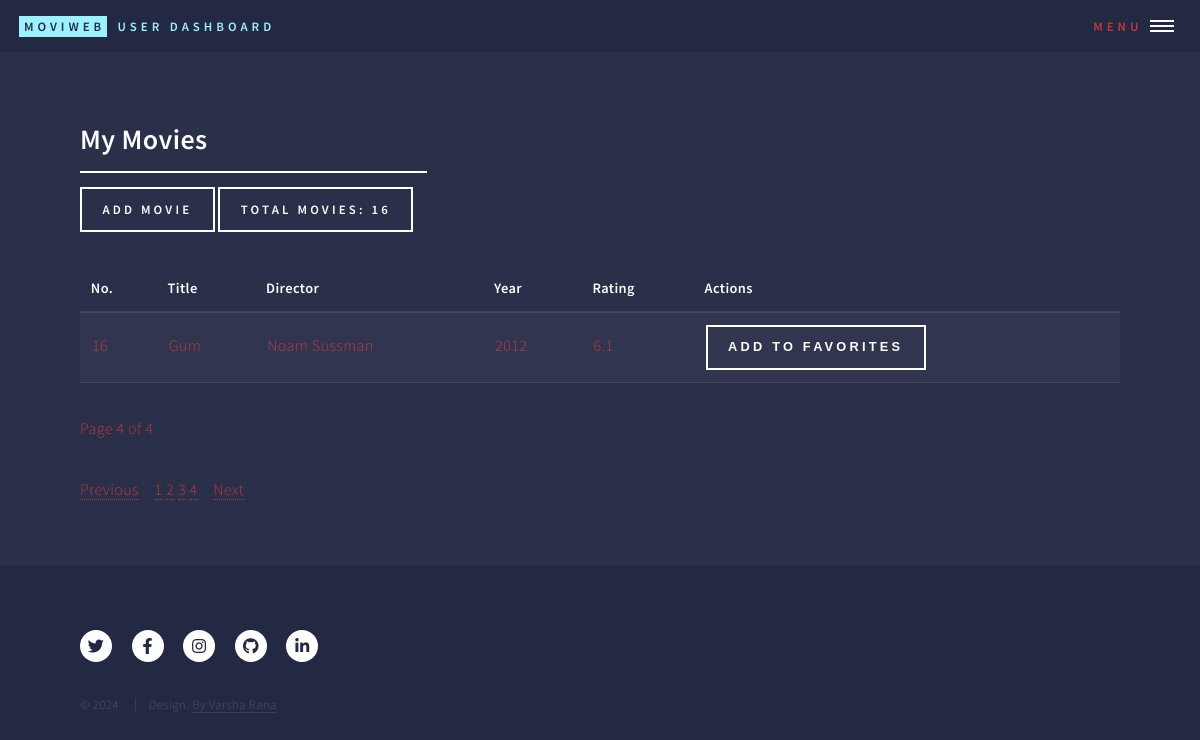
The page /user/my_movies?page=4 (signed in) on the database as committed earlier.
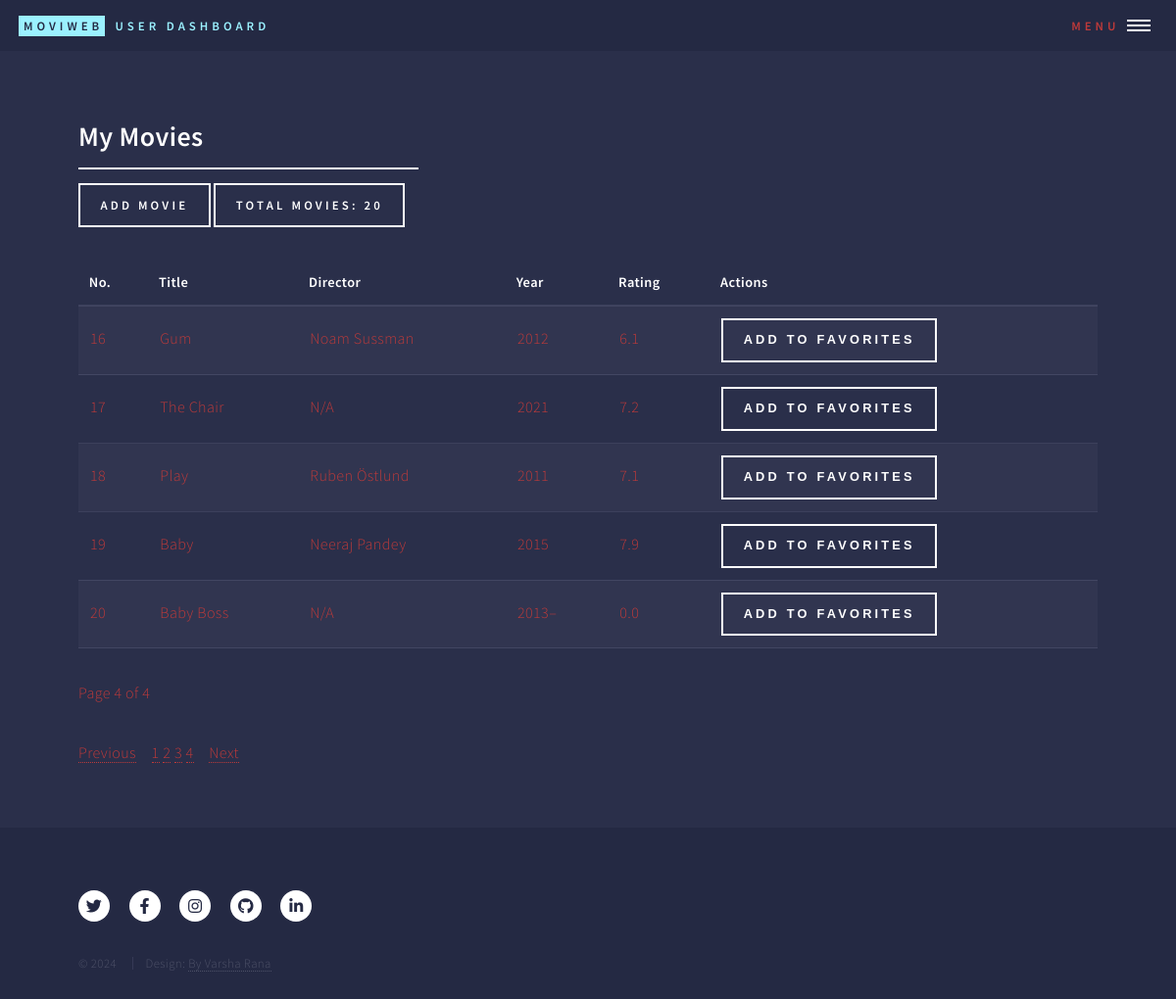
The same page on the database as committed later.
### models.py (models this page shows)
class Movie(db.Model):
    __tablename__ = 'movie'
    id = db.Column(db.Integer, primary_key=True)
    title = db.Column(db.String(100), nullable=False)
    year = db.Column(db.Integer, nullable=False)
    rating = db.Column(db.Float, nullable=False)
    poster = db.Column(db.String(255))  # Optional field to store movie posters
    plot = db.Column(db.Text)  # Optional field to store the plot
    imdbID = db.Column(db.String(255), nullable=True)  # IMDb ID or link
    user_id = db.Column(db.Integer, db.ForeignKey('user.id'))
    admin_id = db.Column(db.Integer, db.ForeignKey('admin.id'))
    director_id = db.Column(db.Integer, db.ForeignKey('director.id'), nullable=False)  # Foreign key to Director
    genres = db.relationship('Genre', secondary=movie_genre, backref='movies')
    favorites = db.relationship('Favorite', back_populates='movie', lazy=True)  # Add this line

class Director(db.Model):
    __tablename__ = 'director'
    id = db.Column(db.Integer, primary_key=True)
    name = db.Column(db.String(100), nullable=False, unique=True)
    movies = db.relationship('Movie', backref='director', lazy=True)

### blueprints/user.py (the view)
@user_bp.route('/my_movies')
def my_movies():
    if 'user_id' not in session:
        session.clear()
        current_cache = current_app.extensions['cache']
        if current_cache and hasattr(current_cache, 'clear'):
            current_cache.clear()
        return redirect(url_for('login'))
    user_id = session['user_id']
    page = request.args.get('page', 1, type=int)  # Get the current page from query parameters, default to 1
    per_page = 5  # Number of movies per page
    all_movies_query = Movie.query
    favorite_movie_ids = [f.movie_id for f in Favorite.query.filter_by(user_id=user_id).all()]
    movies_query = all_movies_query.filter(Movie.id.notin_(favorite_movie_ids))
    num_movies = movies_query.count()
    movies = movies_query.paginate(page=page, per_page=per_page, error_out=False)
    return render_template('my_movies.html', num_movies=num_movies, movies=movies)

### templates/user/my_movies.html (shortened to what this page needs)
<!DOCTYPE HTML>
<html>
<head>
    <link rel="stylesheet" href="../../static/css/main.css"/>
</head>
<body class="is-preload">
<div id="wrapper">
    <header id="header" class="alt">
        {% include 'partials/user_header.html' %}
    </header>
    <div id="main">
        <section id="my-movies">
            <div class="inner">
                <header class="major">
                    <h2>My Movies</h2>
                    <a href="{{ url_for('user_bp.user_add_movie') }}" class="button">
                        Add Movie
                    </a>
                    <label class="button">Total Movies: {{ num_movies }}</label>
                </header>
                {% include 'partials/my_movies_content.html' %}
            </div>
        </section>
    </div>
    <footer id="footer">
        {% include 'partials/movie_web_app_footer.html' %}
    </footer>
</div>
</body>
</html>

### templates/partials/my_movies_content.html
<div id="my-movies-content">
    <table id="my-movies-table">
        <thead>
        <tr>
            <th>No.</th>
            <th>Title</th>
            <th>Director</th>
            <th>Year</th>
            <th>Rating</th>
            <th>Actions</th>
        </tr>
        </thead>
        <tbody>
        {% set start_no = (movies.page - 1) * movies.per_page + 1 %}
        {% for movie in movies.items %}
        <tr>
            <td>{{ start_no + loop.index0 }}</td>
            <td>{{ movie.title }}</td>
            <td>{{ movie.director.name }}</td>
            <td>{{ movie.year }}</td>
            <td>{{ movie.rating }}</td>
            <td>
                <form action="{{ url_for('user_bp.add_to_favorites', movie_id=movie.id) }}" method="post"
                      style="display:inline;">
                    <button type="submit" class="button">Add to Favorites</button>
                </form>
            </td>
        </tr>
        {% endfor %}
        </tbody>
    </table>
    <p>Page {{ movies.page }} of {{ movies.pages }}</p>
    <div id="pagination-container-my-movies">
        <nav aria-label="Page navigation">
            <ul class="pagination">
                {% if movies.has_prev %}
                <li class="page-item">
                    <a class="page-link"
                       href="{{ url_for('user_bp.my_movies', page=movies.prev_num) }}">Previous</a>
                </li>
                {% else %}
                <li class="page-item disabled">
                    <a class="page-link" href="#">Previous</a>
                </li>
                {% endif %}
                {% for page_num in movies.iter_pages() %}
                {% if page_num %}
                <li class="page-item {% if page_num == movies.page %}active{% endif %}">
                    <a class="page-link" href="{{ url_for('user_bp.my_movies', page=page_num) }}">{{ page_num }}</a>
                </li>
                {% else %}
                <li class="page-item disabled">
                    <a class="page-link" href="#">...</a>
                </li>
                {% endif %}
                {% endfor %}
                {% if movies.has_next %}
                <li class="page-item">
                    <a class="page-link"
                       href="{{ url_for('user_bp.my_movies', page=movies.next_num) }}">Next</a>
                </li>
                {% else %}
                <li class="page-item disabled">
                    <a class="page-link" href="#">Next</a>
                </li>
                {% endif %}
            </ul>
        </nav>
    </div>
</div>

Rows that differ between the two databases and show on the page:
added Movie: index0 "17", title "The Chair", director.name "N/A", year "2021", rating "7.2"
added Movie: index0 "18", title "Play", director.name "Ruben Östlund", year "2011", rating "7.1"
added Movie: index0 "19", title "Baby", director.name "Neeraj Pandey", year "2015", rating "7.9"
added Movie: index0 "20", title "Baby Boss", director.name "N/A", year "2013–", rating "0.0"
Other text that changed with them:
{{ num_movies }}: "16" → "20"
